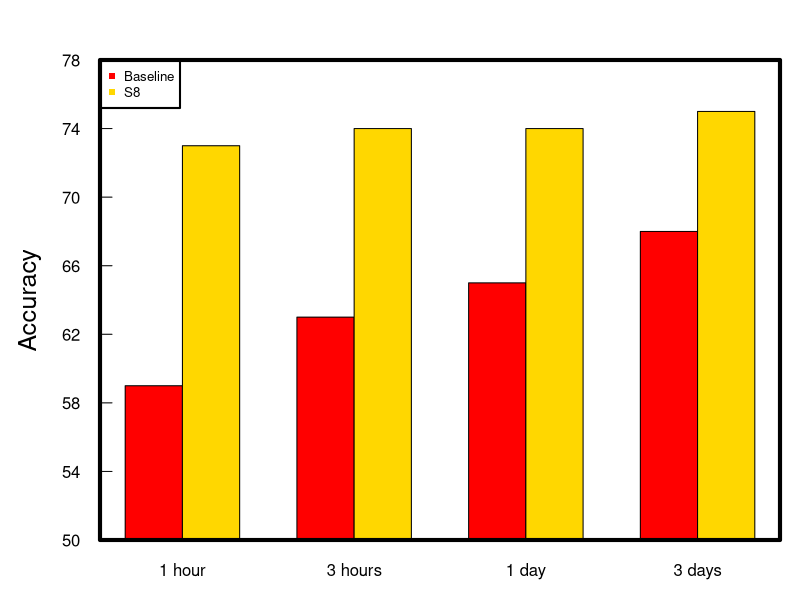
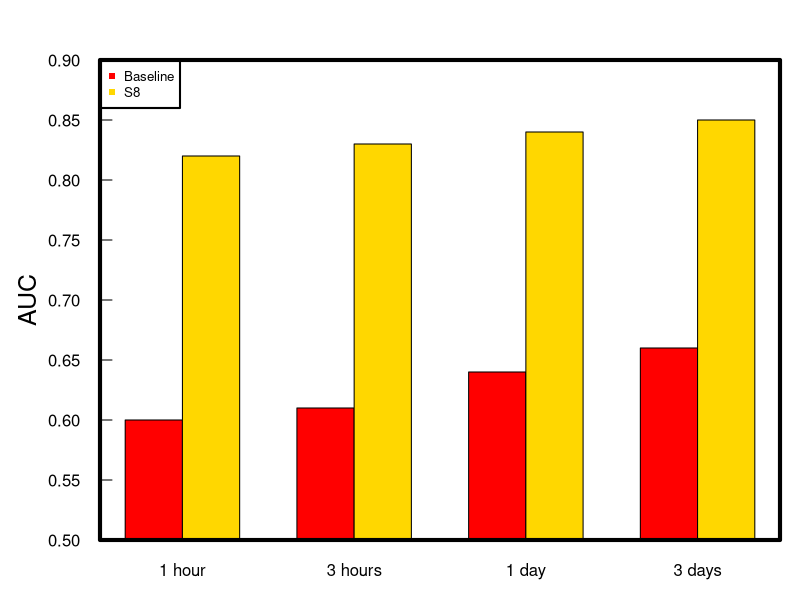
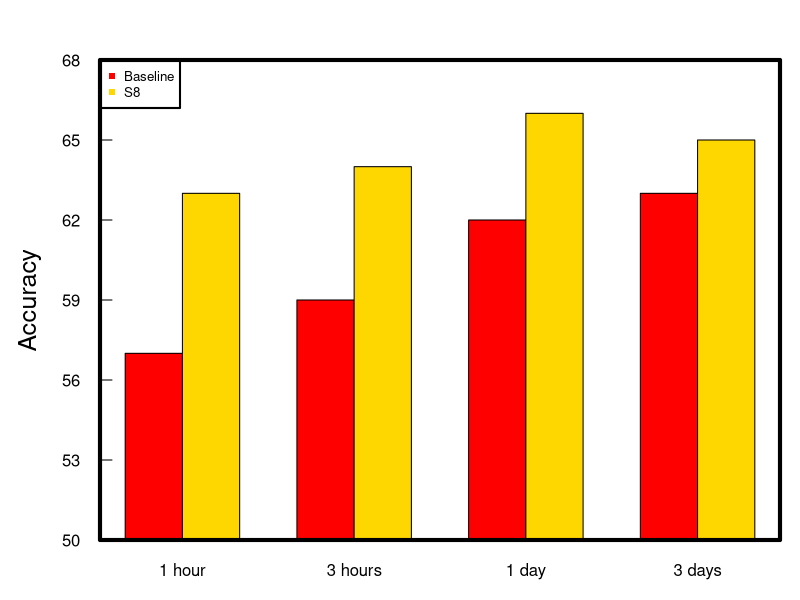
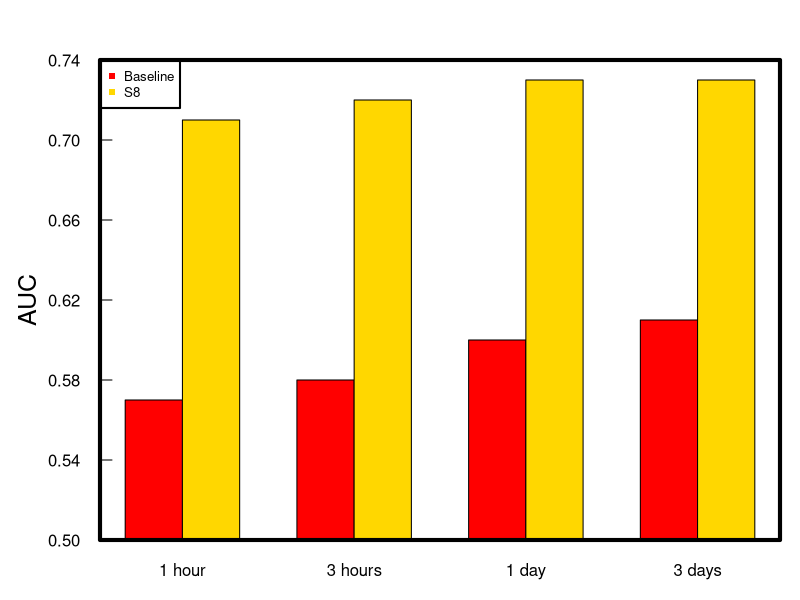

Here is the R script that generated these plots, in order:
# acuracyQuertile = c(73, 74, 74, 75)
# baselineAcuracy = c(59, 63, 65, 68)
# 
# aucQuertile = c(82, 83, 84, 85)
# baselineQuertile = c(60, 61, 64, 66)

# acuracyHalf = c(63, 64, 66, 65)
# acuracyHalfBaseline = c(57, 59, 62, 63)
# 
# aucHalf = c(71, 72, 73, 73)
# aucHalfBaseline = c(57, 58, 60, 61)

#for 9a1
par(mar=c(3,5,3,1))
 data <- structure(list(W= c(59, 73), X=c(63, 74), Y=c(65, 74), Z = c(68,75)), .Names = c("1 hour", "3 hours", "1 day", "3 days"), class = "data.frame", row.names = c(NA, -2L))
 colours <- c("red", "gold")
 
 barplot(xpd=FALSE,axes=FALSE,las=1,tcl=0.6,as.matrix(data), main="", width = c(0.5,0.5), ylab = "Accuracy", cex.lab = 1.5, cex.main = 1, beside=TRUE, col=colours, ylim=c(50,78))
 axis(side=2,tcl=0.6,las=1,seq(50,78, by=4))
 legend("topleft", legend= c("Baseline","S8"), pch=c(15,15), col=colours, box.lwd=2,cex=0.8)
 box(lty = 'solid',col = 'black',lwd = 4)
 
#for 9a2
 data <- structure(list(W= c(60, 82), X=c(61, 83), Y=c(64, 84), Z = c(66,85)), .Names = c("1 hour", "3 hours", "1 day", "3 days"),class = "data.frame", row.names = c(NA, -2L))
 colours <- c("red", "gold")
 data <- as.matrix(data)/100
 barplot(data,main="",xpd=FALSE,width = c(0.5,0.5), ylab = "AUC", cex.lab = 1.5, cex.main = 1, beside=TRUE, col=colours, axes = FALSE, ylim=c(0.50,0.90),tcl=0.6,las=1)
 axis(side=2,tcl=0.6,las=1,seq(0.50,0.90, by=0.05))
 legend('topleft', legend=c('Baseline','S8'), cex=0.8,
        pch=c(15,15),col=colours,box.lwd=2)
 box(lty = 'solid',col = 'black',lwd = 4)
# legend("topleft", c("Baseline","S8"), cex=1.3, bty="n", fill=colours)

#for 9b1
 data <- structure(list(W= c(57, 63), X=c(59, 64), Y=c(62, 66), Z = c(63, 65)), .Names = c("1 hour", "3 hours", "1 day", "3 days"), class = "data.frame", row.names = c(NA, -2L))
 colours <- c("red", "gold")
 data <- as.matrix(data)
 
 barplot(data,main="", xpd=FALSE,width = c(0.5,0.5),axes=FALSE, ylab = "Accuracy", cex.lab = 1.5, cex.main = 1, beside=TRUE, col=colours, ylim=c(50,68),tcl=0.6,las=1)
 axis(side=2, tcl=0.6, las=1, seq(50,68, by=3))
 legend('topleft', c("Baseline","S8"), cex=0.8, pch=c(15,15),col=colours,box.lwd=2)
 box(lty = 'solid',col = 'black',lwd = 4) 
#for 9b2
data <- structure(list(W= c(57, 71), X=c(58, 72), Y=c(60, 73), Z = c(61,73)), .Names = c("1 hour", "3 hours", "1 day", "3 days"), class = "data.frame", row.names = c(NA, -2L))
colours <- c("red", "gold")
data <- as.matrix(data)/100
barplot(axes=FALSE,xpd=FALSE,data, main="", width = c(0.5,0.5), ylab = "AUC", cex.lab = 1.5, cex.main = 1, beside=TRUE, col=colours, ylim=c(0.50,0.74))
axis(side=2, tcl=0.6, las=1, seq(0.5,0.74, by=0.04))
legend("topleft", c("Baseline","S8"), cex=0.8, pch=c(15,15),col=colours,box.lwd=2)
box(lty = 'solid',col = 'black',lwd = 4) 

